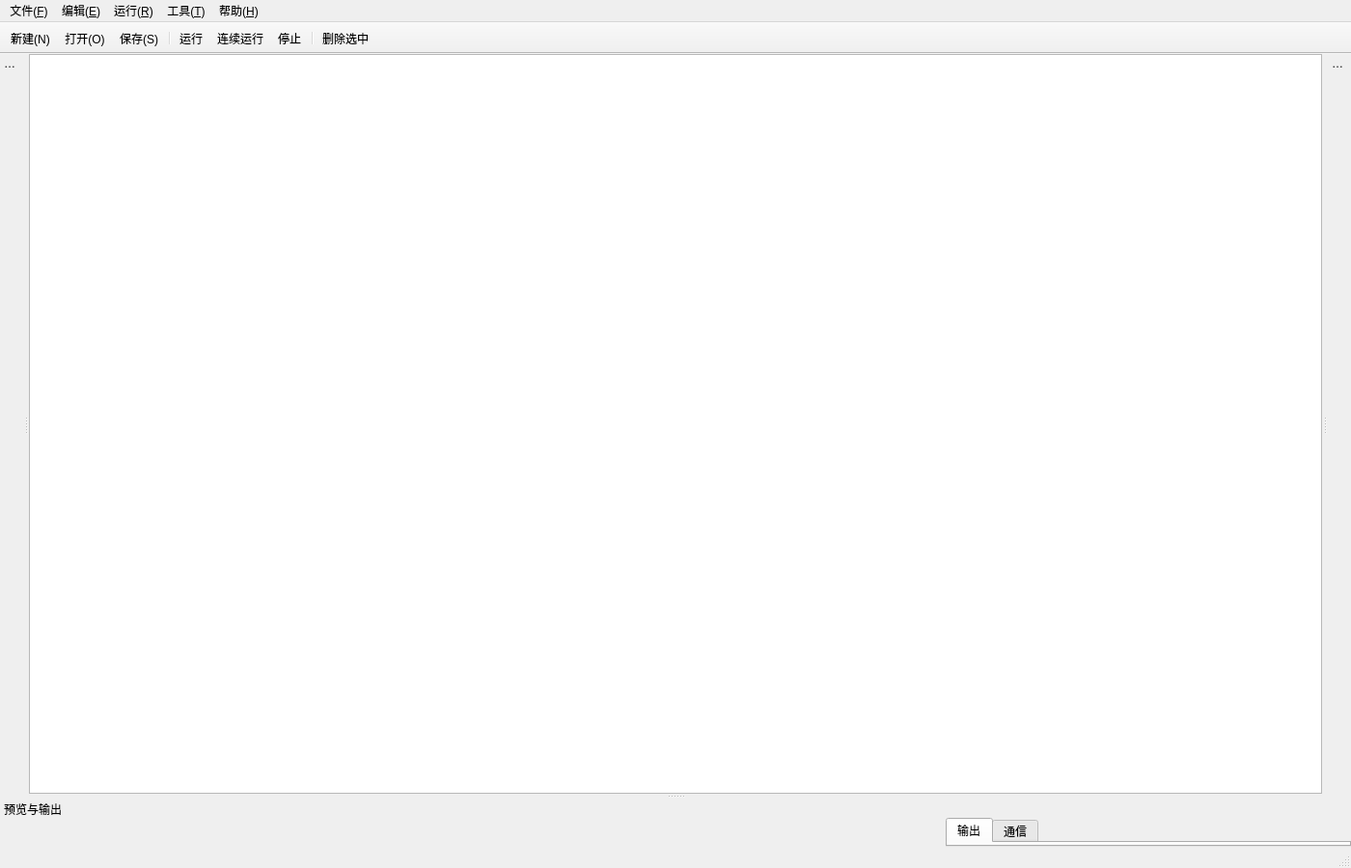
<?xml version="1.0" encoding="UTF-8"?>
<ui version="4.0">
 <class>MainWindow</class>
 <widget class="QMainWindow" name="MainWindow">
  <property name="geometry">
   <rect>
    <x>0</x>
    <y>0</y>
    <width>1400</width>
    <height>900</height>
   </rect>
  </property>
  <property name="minimumSize">
   <size>
    <width>1024</width>
    <height>600</height>
   </size>
  </property>
  <property name="windowTitle">
   <string>DateVisionPlus - 工业视觉检测平台</string>
  </property>
  <widget class="QWidget" name="centralwidget">
   <layout class="QVBoxLayout" name="centralLayout">
    <property name="spacing">
     <number>0</number>
    </property>
    <property name="leftMargin">
     <number>0</number>
    </property>
    <property name="topMargin">
     <number>0</number>
    </property>
    <property name="rightMargin">
     <number>0</number>
    </property>
    <property name="bottomMargin">
     <number>0</number>
    </property>
    <item>
     <widget class="FlowView" name="flowchartView"/>
    </item>
   </layout>
  </widget>
  <widget class="QMenuBar" name="menubar">
   <property name="geometry">
    <rect>
     <x>0</x>
     <y>0</y>
     <width>1400</width>
     <height>22</height>
    </rect>
   </property>
   <widget class="QMenu" name="menuFile">
    <property name="title">
     <string>文件(&amp;F)</string>
    </property>
    <addaction name="actNew"/>
    <addaction name="actOpen"/>
    <addaction name="actSave"/>
    <addaction name="actSaveAs"/>
    <addaction name="separator"/>
    <addaction name="actExit"/>
   </widget>
   <widget class="QMenu" name="menuEdit">
    <property name="title">
     <string>编辑(&amp;E)</string>
    </property>
    <addaction name="actDelete"/>
    <addaction name="separator"/>
    <addaction name="actZoomIn"/>
    <addaction name="actZoomOut"/>
    <addaction name="actFit"/>
   </widget>
   <widget class="QMenu" name="menuRun">
    <property name="title">
     <string>运行(&amp;R)</string>
    </property>
    <addaction name="actRun"/>
    <addaction name="actContinuous"/>
    <addaction name="actStop"/>
   </widget>
   <widget class="QMenu" name="menuTools">
    <property name="title">
     <string>工具(&amp;T)</string>
    </property>
    <addaction name="actRefreshPlugins"/>
   </widget>
   <widget class="QMenu" name="menuHelp">
    <property name="title">
     <string>帮助(&amp;H)</string>
    </property>
    <addaction name="actAbout"/>
   </widget>
   <addaction name="menuFile"/>
   <addaction name="menuEdit"/>
   <addaction name="menuRun"/>
   <addaction name="menuTools"/>
   <addaction name="menuHelp"/>
  </widget>
  <widget class="QToolBar" name="mainToolBar">
   <property name="movable">
    <bool>false</bool>
   </property>
   <attribute name="toolBarArea">
    <enum>TopToolBarArea</enum>
   </attribute>
   <attribute name="toolBarBreak">
    <bool>false</bool>
   </attribute>
   <addaction name="actNew"/>
   <addaction name="actOpen"/>
   <addaction name="actSave"/>
   <addaction name="separator"/>
   <addaction name="actRun"/>
   <addaction name="actContinuous"/>
   <addaction name="actStop"/>
   <addaction name="separator"/>
   <addaction name="actDelete"/>
  </widget>
  <widget class="QStatusBar" name="statusbar"/>
  <widget class="QDockWidget" name="dockToolbox">
   <property name="features">
    <set>QDockWidget::NoDockWidgetFeatures</set>
   </property>
   <property name="windowTitle">
    <string>工具箱</string>
   </property>
   <attribute name="dockWidgetArea">
    <number>1</number>
   </attribute>
   <widget class="ToolboxPanel" name="toolboxPanel"/>
  </widget>
  <widget class="QDockWidget" name="dockProperties">
   <property name="features">
    <set>QDockWidget::NoDockWidgetFeatures</set>
   </property>
   <property name="windowTitle">
    <string>属性</string>
   </property>
   <attribute name="dockWidgetArea">
    <number>2</number>
   </attribute>
   <widget class="PropertiesPanel" name="propertiesPanel"/>
  </widget>
  <widget class="QDockWidget" name="dockBottom">
   <property name="features">
    <set>QDockWidget::NoDockWidgetFeatures</set>
   </property>
   <property name="windowTitle">
    <string>预览与输出</string>
   </property>
   <attribute name="dockWidgetArea">
    <number>8</number>
   </attribute>
   <widget class="QWidget" name="bottomContents">
    <layout class="QHBoxLayout" name="bottomLayout" stretch="7,3">
     <property name="spacing">
      <number>0</number>
     </property>
     <property name="leftMargin">
      <number>0</number>
     </property>
     <property name="topMargin">
      <number>0</number>
     </property>
     <property name="rightMargin">
      <number>0</number>
     </property>
     <property name="bottomMargin">
      <number>0</number>
     </property>
     <item>
      <widget class="PreviewPanel" name="previewPanel"/>
     </item>
     <item>
      <widget class="QTabWidget" name="bottomTabs">
       <property name="currentIndex">
        <number>0</number>
       </property>
       <widget class="OutputPanel" name="outputPanel">
        <attribute name="title">
         <string>输出</string>
        </attribute>
       </widget>
       <widget class="CommunicationPanel" name="communicationPanel">
        <attribute name="title">
         <string>通信</string>
        </attribute>
       </widget>
      </widget>
     </item>
    </layout>
   </widget>
  </widget>
  <action name="actNew">
   <property name="text">
    <string>新建(&amp;N)</string>
   </property>
   <property name="shortcut">
    <string>Ctrl+N</string>
   </property>
  </action>
  <action name="actOpen">
   <property name="text">
    <string>打开(&amp;O)</string>
   </property>
   <property name="shortcut">
    <string>Ctrl+O</string>
   </property>
  </action>
  <action name="actSave">
   <property name="text">
    <string>保存(&amp;S)</string>
   </property>
   <property name="shortcut">
    <string>Ctrl+S</string>
   </property>
  </action>
  <action name="actSaveAs">
   <property name="text">
    <string>另存为...</string>
   </property>
   <property name="shortcut">
    <string>Ctrl+Shift+S</string>
   </property>
  </action>
  <action name="actExit">
   <property name="text">
    <string>退出(&amp;X)</string>
   </property>
  </action>
  <action name="actRun">
   <property name="text">
    <string>运行</string>
   </property>
   <property name="shortcut">
    <string>F5</string>
   </property>
  </action>
  <action name="actContinuous">
   <property name="checkable">
    <bool>true</bool>
   </property>
   <property name="text">
    <string>连续运行</string>
   </property>
   <property name="shortcut">
    <string>F6</string>
   </property>
  </action>
  <action name="actStop">
   <property name="text">
    <string>停止</string>
   </property>
   <property name="shortcut">
    <string>Shift+F5</string>
   </property>
  </action>
  <action name="actDelete">
   <property name="text">
    <string>删除选中</string>
   </property>
   <property name="shortcut">
    <string>Del</string>
   </property>
  </action>
  <action name="actZoomIn">
   <property name="text">
    <string>放大</string>
   </property>
   <property name="shortcut">
    <string>Ctrl++</string>
   </property>
  </action>
  <action name="actZoomOut">
   <property name="text">
    <string>缩小</string>
   </property>
   <property name="shortcut">
    <string>Ctrl+-</string>
   </property>
  </action>
  <action name="actFit">
   <property name="text">
    <string>适应窗口</string>
   </property>
   <property name="shortcut">
    <string>Ctrl+0</string>
   </property>
  </action>
  <action name="actRefreshPlugins">
   <property name="text">
    <string>刷新插件</string>
   </property>
  </action>
  <action name="actAbout">
   <property name="text">
    <string>关于</string>
   </property>
  </action>
 </widget>
 <customwidgets>
  <customwidget>
   <class>FlowView</class>
   <extends>QGraphicsView</extends>
   <header>flowchart/flowview.h</header>
  </customwidget>
  <customwidget>
   <class>ToolboxPanel</class>
   <extends>QWidget</extends>
   <header>panels/toolboxpanel.h</header>
  </customwidget>
  <customwidget>
   <class>PropertiesPanel</class>
   <extends>QWidget</extends>
   <header>panels/propertiespanel.h</header>
  </customwidget>
  <customwidget>
   <class>PreviewPanel</class>
   <extends>QWidget</extends>
   <header>panels/previewpanel.h</header>
  </customwidget>
  <customwidget>
   <class>OutputPanel</class>
   <extends>QWidget</extends>
   <header>panels/outputpanel.h</header>
  </customwidget>
  <customwidget>
   <class>CommunicationPanel</class>
   <extends>QWidget</extends>
   <header>panels/communicationpanel.h</header>
  </customwidget>
 </customwidgets>
 <resources/>
 <connections/>
</ui>
